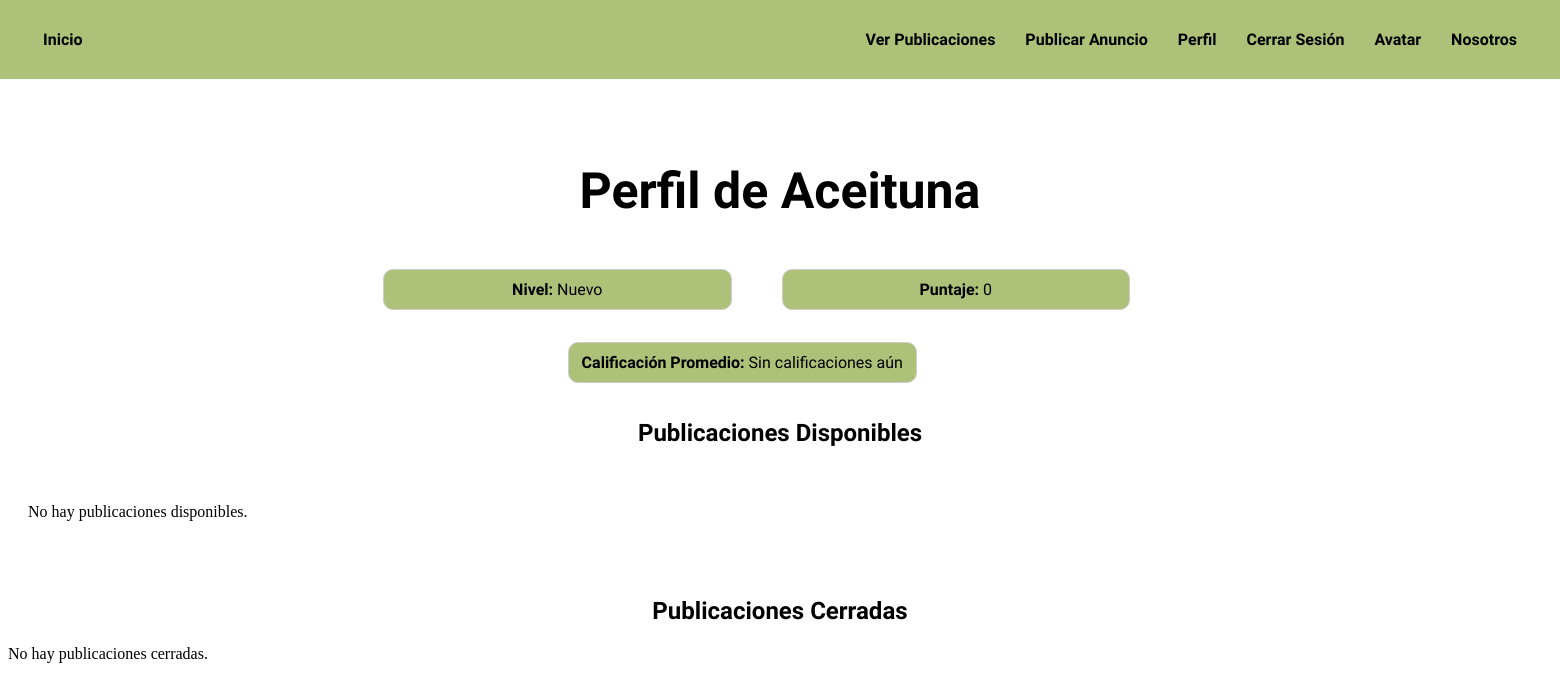
The page /usuario/Aceituna/ (signed in) on the database as committed earlier.
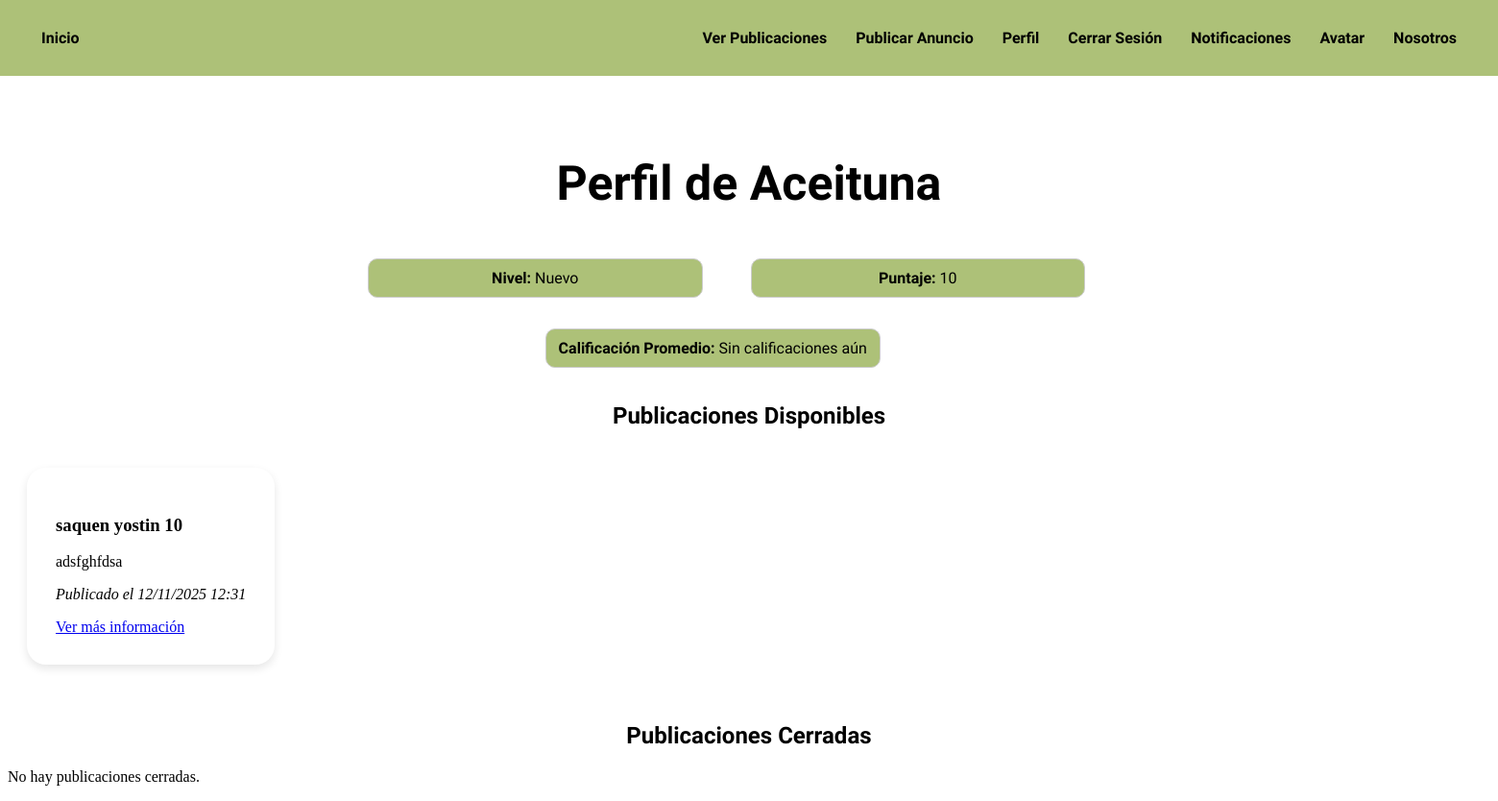
The same page on the database as committed later.
### BookityApp/models.py (models this page shows, shortened)
class Perfil(models.Model):
    user = models.OneToOneField('auth.User', on_delete=models.CASCADE)
    latitud_defecto = models.FloatField(null=True, blank=True)
    longitud_defecto = models.FloatField(null=True, blank=True)
    radio_marcador_defecto = models.FloatField(default=50)
    puntaje_usuario = models.IntegerField(default=0)
    nivel_usuario = models.CharField(max_length=20, choices=[('Nuevo', 'Nuevo'), ('Medio', 'Medio'), ('KPro', 'KPro')], default='Nuevo')
    promedio_calificaciones = models.FloatField(default=0.0, null=True, blank=True)
    usuarios_seguidos = models.ManyToManyField('self', blank=True)

class Publicacion(models.Model):
    user = models.ForeignKey('auth.User', on_delete=models.CASCADE)
    titulo = models.CharField(max_length=100)
    descripcion = models.TextField()
    contacto = models.CharField(max_length=100)
    tipo = models.CharField(max_length=20, choices=[('Intercambio', 'Intercambio'), ('Donación', 'Donación')], default='Donación')
    fecha_publicacion = models.DateTimeField(auto_now_add=True)
    ubicacion = models.CharField(max_length=100)
    latitud = models.FloatField()
    longitud = models.FloatField()
    radio_marcador = models.FloatField(default=50)
    estado = models.CharField(max_length=20, choices=[('Disponible', 'Disponible'), ('Cerrado', 'Cerrado')], default='Disponible')
    trato_cerrado_con = models.ForeignKey('auth.User', related_name='trato_cerrado_con', on_delete=models.SET_NULL, null=True, blank=True)
    calificacion = models.IntegerField(null=True, blank=True)
    resena = models.TextField(null=True, blank=True)

### BookityApp/views.py (the view, shortened to what this page needs)
# urls.py: path('usuario/<str:username>/', usuarios_perfil, name='usuarios_perfil'),
def usuarios_perfil(request, username):
    usuario = get_object_or_404(User, username=username)
    perfil = get_object_or_404(Perfil, user=usuario)
    publicaciones_cerradas = Publicacion.objects.all().filter(user=usuario, estado='Cerrado').order_by('-fecha_publicacion')
    publicaciones_disponibles = Publicacion.objects.filter(user=usuario, estado='Disponible').order_by('-fecha_publicacion')
    usuario_logeado = get_object_or_404(User, username=request.user.username)
    siguiendo = perfil in usuario_logeado.perfil.usuarios_seguidos.all()
    return render(request, 'BookityApp/usuarios_perfil.html', {'usuario': usuario, 'perfil': perfil, 'publicaciones_cerradas': publicaciones_cerradas, 'publicaciones_disponibles': publicaciones_disponibles, 'siguiendo': siguiendo})

### BookityApp/templates/BookityApp/usuarios_perfil.html (shortened to what this page needs)
{% extends 'BookityApp/base.html' %}
{% block content %}
<h1 style="text-align: center; font-family: 'Sour Gummy', sans-serif;font-size:50px;padding-top: 50px;">Perfil de {{ usuario.username }}</h1>
<div class="ordenar_perfil_otro">
    <p class="item2"><strong>Nivel:</strong> {{ perfil.nivel_usuario }}</p>
    <p class="item2"><strong>Puntaje:</strong> {{ perfil.puntaje_usuario }}</p>
</div>
<div class="ordenar_perfil_otro2">
    <p class="texto_ind"><strong>Calificación Promedio:</strong>
    {% if perfil.promedio_calificaciones %}
        {{ perfil.promedio_calificaciones|floatformat:2 }}
    {% else %}
        Sin calificaciones aún
    {% endif %}
    </p>
</div>
<h2 style="text-align: center; font-family: 'inder', sans-serif;">Publicaciones Disponibles</h2>
<div class="contenedor-publicaciones1">
    {% if publicaciones_disponibles %}
        <div>
            {% for publicacion in publicaciones_disponibles %}
                <div class="publicacion">
                    <h3>{{ publicacion.titulo }}</h3>
                    <p>{{ publicacion.descripcion|truncatechars:50 }}</p>
                    <p><em>Publicado el {{ publicacion.fecha_publicacion|date:"d/m/Y H:i" }}</em></p>
                    <div>
                        <a href="{% url 'detalle' publicacion.id %}">Ver más información</a>
                    </div>
                </div>
            {% endfor %}
        </div>
    {% else %}
        <p>No hay publicaciones disponibles.</p>
    {% endif %}
</div>
    <h2 style="text-align: center; font-family: 'inder', sans-serif; margin-top: 40px;">Publicaciones Cerradas</h2>
    {% if publicaciones_cerradas %}
        <div>
            {% for publicacion in publicaciones_cerradas %}
                <div class="publicacion">
                    <h3>{{ publicacion.titulo }}</h3>
                    <p>{{ publicacion.descripcion|truncatechars:50 }}</p>
                    <p><em>Publicado el {{ publicacion.fecha_publicacion|date:"d/m/Y H:i" }}</em></p>
                    {% if publicacion.calificacion %}
                        <p><strong>Calificación:</strong> {{ publicacion.calificacion }}</p>
                    {% endif %}
                    <div>
                        <a href="{% url 'detalle' publicacion.id %}">Ver más información</a>
                    </div>
                </div>
            {% endfor %}
        </div>
    {% else %}
        <p>No hay publicaciones cerradas.</p>
    {% endif %}
{% endblock %}

Rows that differ between the two databases and show on the page:
changed Perfil "Nuevo": puntaje_usuario "0" → "10"
now on this page (row edited): Publicacion: titulo "saquen yostin 10", descripcion "adsfghfdsa", fecha_publicacion "12/11/2025 12:31"
Other text that changed with them:
text no longer shown: "No hay publicaciones disponibles."
text now shown: "Notificaciones"
